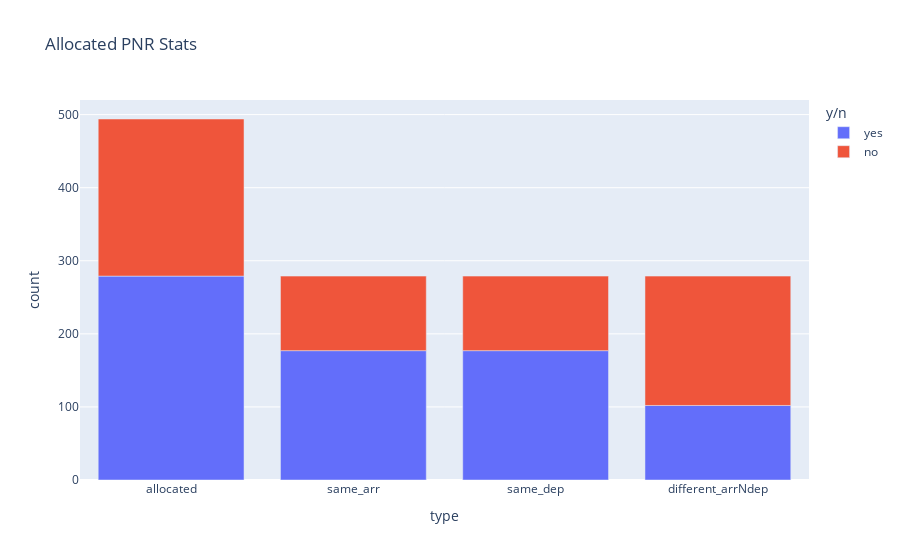

Notebook code for this chart:
### Code cell
print(df.columns)
total_allocated = 0
count_same_arr = 0
count_same_dep = 0
count_diff_arrNdep = 0

for index, row in df.iterrows():
    if(len(row['allocated_classes'])!=2):
        total_allocated += 1
        count_same_arr += row['allocated_dst']==row['canclled_dst']
        count_same_dep += row['allocated_src']==row['canclled_src']
        count_diff_arrNdep += row['allocated_dst']!=row['canclled_dst'] and row['allocated_src']!=row['canclled_src']
        
df_allocated = pd.DataFrame({
    'type': ['allocated']*2 + ['same_arr']*2 + ['same_dep']*2 + ['different_arrNdep']*2,
    'y/n': ['yes', 'no']*4,
    'count': [total_allocated, len(df)-total_allocated, count_same_arr, total_allocated-count_same_arr, count_same_dep, total_allocated-count_same_dep, count_diff_arrNdep, total_allocated-count_diff_arrNdep]
})
print(df_allocated)
fig = px.bar(df_allocated, x="type", y="count", color="y/n", title="Allocated PNR Stats")
fig.show()

### Figure 1 — Plotly figure (JSON) as saved in the notebook; plotly's stock layout.template omitted (floating-point values rounded to 4 significant figures)
{"data": [{"alignmentgroup": "True", "hovertemplate": "y/n=yes<br>type=%{x}<br>count=%{y}<extra></extra>", "legendgroup": "yes", "marker": {"color": "#636efa", "pattern": {"shape": ""}}, "name": "yes", "offsetgroup": "yes", "orientation": "v", "showlegend": true, "textposition": "auto", "type": "bar", "x": ["allocated", "same_arr", "same_dep", "different_arrNdep"], "xaxis": "x", "y": [279, 177, 177, 102], "yaxis": "y"}, {"alignmentgroup": "True", "hovertemplate": "y/n=no<br>type=%{x}<br>count=%{y}<extra></extra>", "legendgroup": "no", "marker": {"color": "#EF553B", "pattern": {"shape": ""}}, "name": "no", "offsetgroup": "no", "orientation": "v", "showlegend": true, "textposition": "auto", "type": "bar", "x": ["allocated", "same_arr", "same_dep", "different_arrNdep"], "xaxis": "x", "y": [215, 102, 102, 177], "yaxis": "y"}], "layout": {"barmode": "relative", "legend": {"title": {"text": "y/n"}, "tracegroupgap": 0}, "title": {"text": "Allocated PNR Stats"}, "xaxis": {"anchor": "y", "domain": [0, 1], "title": {"text": "type"}}, "yaxis": {"anchor": "x", "domain": [0, 1], "title": {"text": "count"}}}}
